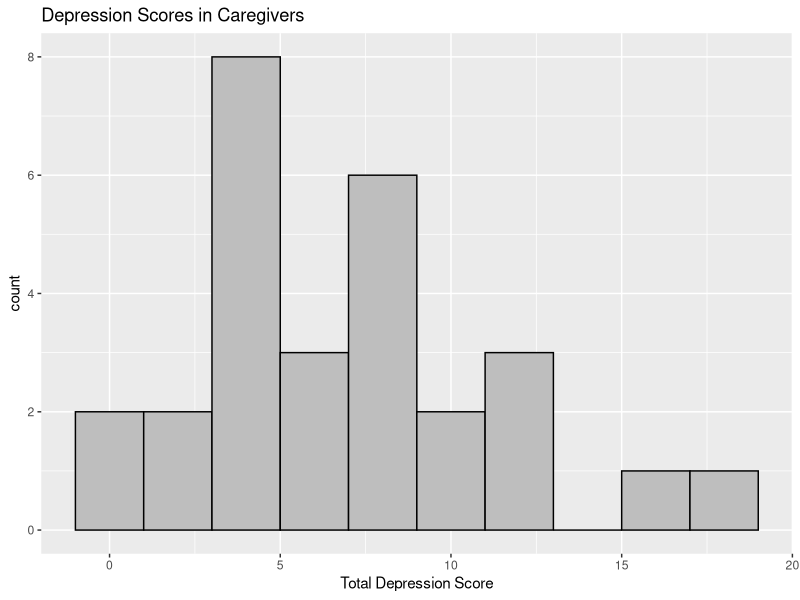
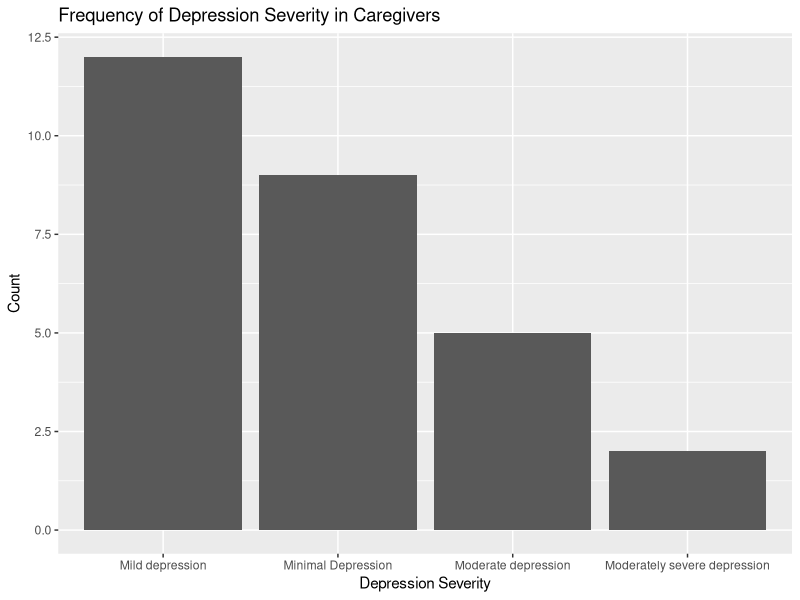
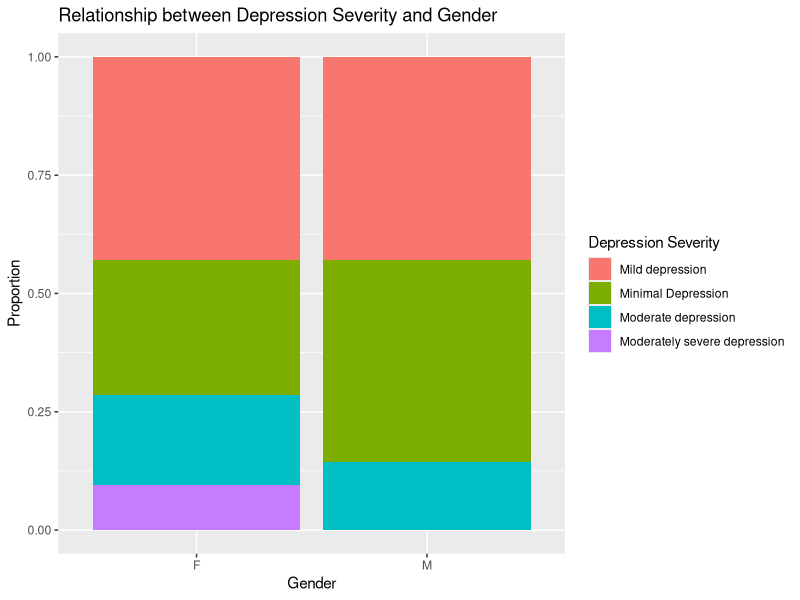
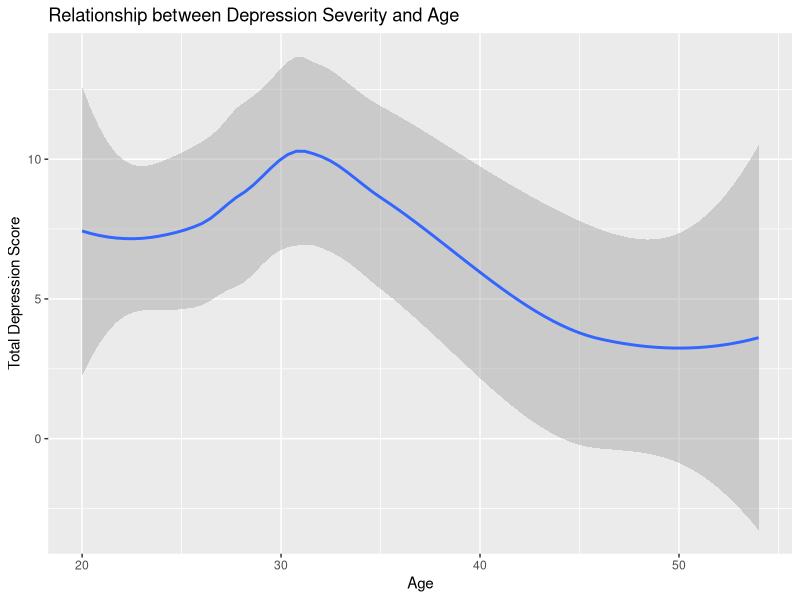
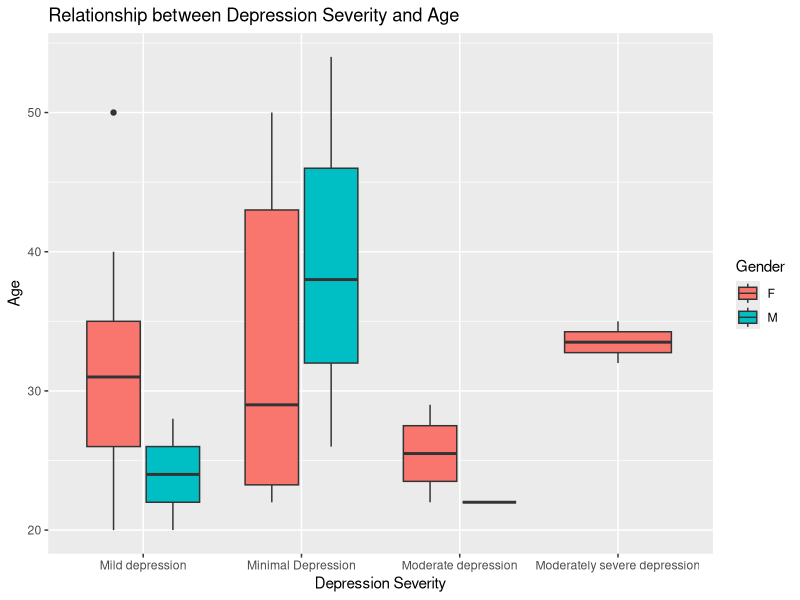
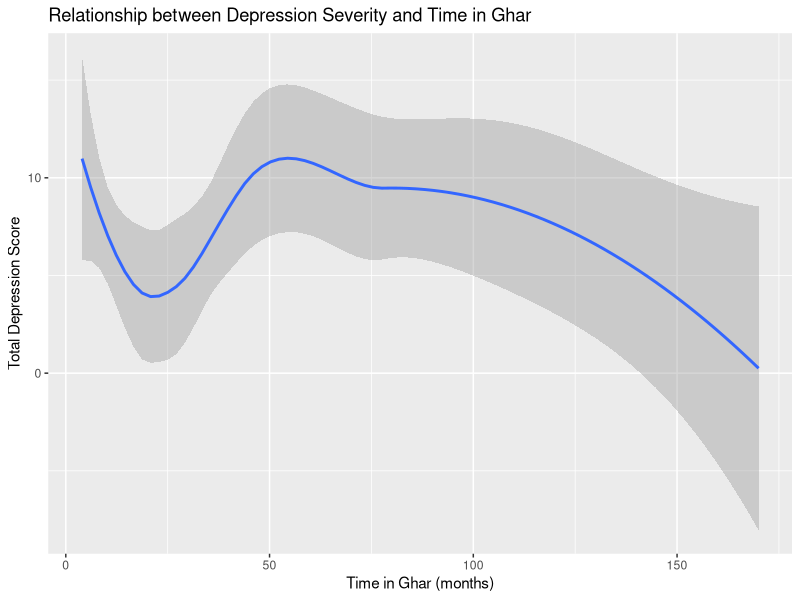
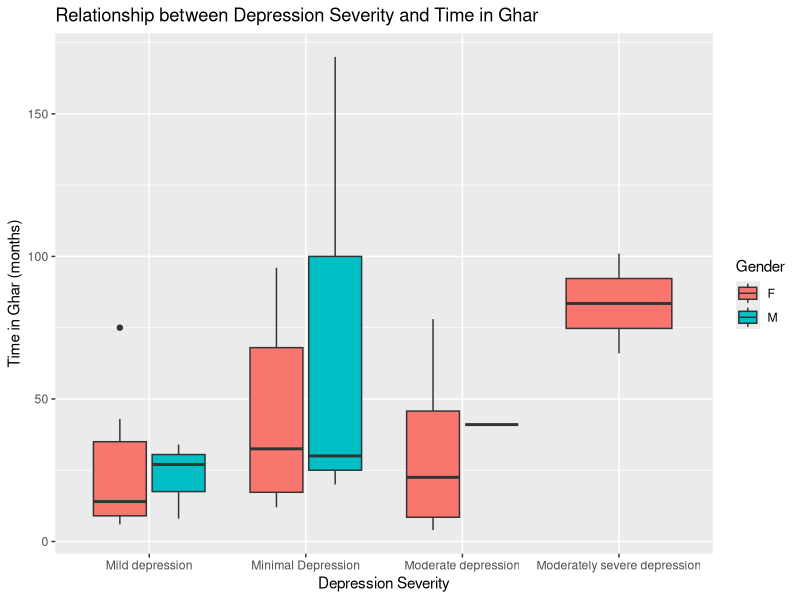
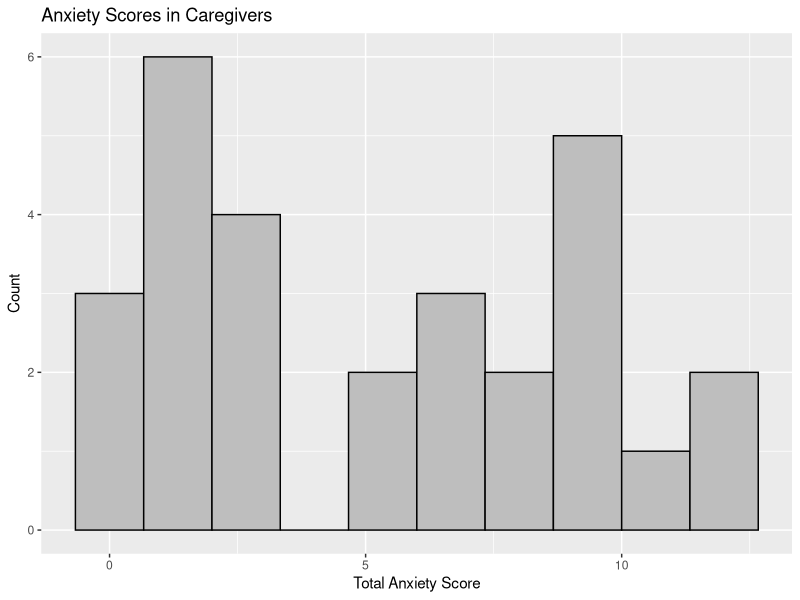

R code for these plots, in order:
## ---- chunk 1
knitr::opts_chunk$set(echo = TRUE)
## ---- chunk 2
library(tidyverse)
library(readr)
library(broom)
library(knitr)
library(skimr)
## ---- chunk 3
phq9 <- read_csv("Caregiver PHQ9.csv")
phq9 <- as.tibble(phq9)
## ---- chunk 4

ggplot(data = phq9, aes(x = `Total: Used to see severity of depressive disorder`)) + 
  geom_histogram( bins = 10, color = "black", fill = "gray") +
  labs(title = "Depression Scores in Caregivers", x = "Total Depression Score")


ggplot(data = phq9, aes(x = `Depression Severity` )) + 
  geom_bar() +
  labs(title = "Frequency of Depression Severity in Caregivers", y = "Count")


ggplot(data=phq9, mapping = aes(fill= `Depression Severity`, x=`Gender`)) + 
  geom_bar(position="fill") +
  labs(title="Relationship between Depression Severity and Gender", y ="Proportion", x = "Gender", fill = "Depression Severity")


ggplot( data = phq9, aes(x = `Age`, y =  `Total: Used to see severity of depressive disorder` )) +
  geom_smooth() +
  labs(title = "Relationship between Depression Severity and Age", x = "Age", y = "Total Depression Score")

ggplot( data = phq9, aes( x = `Depression Severity`, y = `Age`, fill = `Gender`)) + 
  geom_boxplot() + 
  labs(title = "Relationship between Depression Severity and Age")


ggplot( data = phq9, aes(x = `Time in Ghar`, y = `Total: Used to see severity of depressive disorder`)) +
  geom_smooth() +
  labs(title = "Relationship between Depression Severity and Time in Ghar", x = "Time in Ghar (months)", y = "Total Depression Score")

ggplot( data = phq9, aes( x = `Depression Severity`, y = `Time in Ghar`, fill = `Gender`)) + 
  geom_boxplot() + 
  labs(title = "Relationship between Depression Severity and Time in Ghar", y = "Time in Ghar (months)")
## ---- chunk 5
summary(phq9$`Total: Used to see severity of depressive disorder`)
## ---- chunk 6
sd(phq9$`Total: Used to see severity of depressive disorder`)
## ---- chunk 7
gad7 <- read_csv("Caregiver GAD-7.csv")
gad7 <- as.tibble(gad7)
gad7 <- gad7[-c(29, 30), ]
view(gad7)
## ---- chunk 8

ggplot(data = gad7, aes(x = `Scores`)) + 
  geom_histogram(bins = 10,color = "black", fill = "gray") +
  labs(title = "Anxiety Scores in Caregivers", x = "Total Anxiety Score", y = "Count")


ggplot(data = gad7, aes(x = `Anxiety Severity` )) + 
  geom_bar() +
  labs(title = "Frequency of Anxiety Severity in Caregivers", y = "Count")

ggplot(data= gad7, mapping = aes(fill= `Anxiety Severity`, x=`Gender`)) + 
  geom_bar(position="fill") +
  labs(title="Relationship between Anxiety Severity and Gender", y ="Proportion", x = "Gender", fill = "Anxiety Severity")


ggplot(data = gad7, aes(x = `Age`, y = `Scores`)) +
  geom_smooth() +
  labs(title = "Relationship between Age and Total Anxiety Scores", x= "Age", y = "Total Anxiety Scores")

ggplot( data = gad7, aes( x = `Anxiety Severity`, y = `Age`, fill = `Gender`)) + 
  geom_boxplot() + 
  labs(title = "Relationship between Anxiety Severity and Age", y = "Age")


ggplot(data = gad7, aes(x = `Time in Ghar`, y = `Scores`)) +
  geom_smooth() +
  labs(title = "Relationship between Time in Ghar and Total Anxiety Scores", x= "Time in Ghar (Months)", y = "Total Anxiety Scores")

ggplot( data = gad7, aes( x = `Anxiety Severity`, y = `Time in Ghar`, fill = `Gender`)) + 
  geom_boxplot() + 
  labs(title = "Relationship between Anxiety Severity and Time in Ghar", y = "Time in Ghar (months)")
## ---- chunk 9
summary(gad7$`Scores`)
## ---- chunk 10
sd(gad7$`Scores`)
## ---- chunk 11
obi <- read_csv("Caregiver OBI.csv")
obi <- obi[-c(29, 30), ]
obi$`Average Burnout Score` <- (obi$`Overall Sum` / 16)
view(obi)
## ---- chunk 12

ggplot(data = obi, aes(x = `Average Burnout Score`)) + 
  geom_histogram(bins = 10,color = "black", fill = "gray") +
  labs(title = "Average Burnout Scores in Caregivers", x = "Average Burnout Score", y = "Count")

ggplot(data = obi, aes(x = `Disengagement Mean`)) + 
  geom_histogram(bins = 10,color = "black", fill = "gray") +
  labs(title = "Mean Disengagement Scores in Caregivers", x = "Mean Disengagement Score", y = "Count")

ggplot(data = obi, aes(x = `Exhaustion Mean`)) + 
  geom_histogram(bins = 10,color = "black", fill = "gray") +
  labs(title = "Mean Exhaustion Scores in Caregivers", x = "Mean Exhaustion Score", y = "Count")

ggplot(data = obi, aes(x = `Gender`, y = `Average Burnout Score`, fill = `Gender`)) + 
  geom_boxplot() +
  labs(title = "Relationship between Average Burnout Scores and Gender", x = "Average Burnout Score", y = "Gender", fill = "Gender")

ggplot(data = obi, aes(x = `Gender`, y = `Disengagement Mean`, fill = `Gender`)) + 
  geom_boxplot() +
  labs(title = "Relationship between Mean Disengagement Scores and Gender", x = " Mean Disengagement Scores", y = "Gender", fill = "Gender")

ggplot(data = obi, aes(x = `Gender`, y = `Exhaustion Mean`, fill = `Gender`)) + 
  geom_boxplot() +
  labs(title = "Relationship between Mean Exhaustion Scores and Gender", x = " Mean Exhaustion Scores", y = "Gender", fill = "Gender")

ggplot(data = obi, aes(x = `Age`, y = `Average Burnout Score`)) +
  geom_smooth() +
  labs(title = "Relationship between Age and Average Burnout Scores", x= "Age", y = "Average Burnout Scores")

ggplot(data = obi, aes(x = `Age`, y = `Disengagement Mean`)) +
  geom_smooth() +
  labs(title = "Relationship between Age and Mean Disengagement Scores", x= "Age", y = "Mean Disengagement Scores")

ggplot(data = obi, aes(x = `Age`, y = `Exhaustion Mean`)) +
  geom_smooth() +
  labs(title = "Relationship between Age and Mean Exhaustion Scores", x= "Age", y = "Mean Exhaustion Scores")

ggplot(data = obi, aes(x = `Time in Ghar`, y = `Average Burnout Score`)) +
  geom_smooth() +
  labs(title = "Relationship between Time in Ghar and Overall Burnout Scores", x= "Time in Ghar (months)", y = "Overall Burnout Scores")

ggplot(data = obi, aes(x = `Time in Ghar`, y = `Disengagement Mean`)) +
  geom_smooth() +
  labs(title = "Relationship between Time in Ghar and Mean Disengagement Scores", x= "Time in Ghar(months)", y = "Mean Disengagement Scores")

ggplot(data = obi, aes(x = `Time in Ghar`, y = `Exhaustion Mean`)) +
  geom_smooth() +
  labs(title = "Relationship between Time in Ghar and Mean Exhaustion Scores", x= "Time in Ghar (months)", y = "Mean Exhaustion Scores")

## ---- chunk 13
summary(obi$`Average Burnout Score`)
## ---- chunk 14
sd(obi$`Average Burnout Score`)
## ---- chunk 15
summary(obi$`Disengagement Mean`)
## ---- chunk 16
sd(obi$`Disengagement Mean`)
## ---- chunk 17
summary(obi$`Exhaustion Mean`)
## ---- chunk 18
sd(obi$`Exhaustion Mean`)
## ---- chunk 19
mhc <- read_csv("Caregiver MHC-SF.csv")
mhc <- mhc[-c(29, 30), ]
mhc$`Overall Average` <- (mhc$`Overall` / 14)
view(mhc)
## ---- chunk 20

ggplot(data = mhc, aes(x = `Overall Average`)) + 
  geom_histogram(bins = 10,color = "black", fill = "gray") +
  labs(title = "Average Overall Wellbeing Scores in Caregivers", x = "Average Mental Wellbeing Score", y = "Count")

ggplot(data = mhc, aes(x = `EWB Average`)) + 
  geom_histogram(bins = 10,color = "black", fill = "gray") +
  labs(title = "Average Emotional Wellbeing in Caregivers", x = "Average Emotional Wellbeing Score", y = "Count")

ggplot(data = mhc, aes(x = `SWB Average`)) + 
  geom_histogram(bins = 10,color = "black", fill = "gray") +
  labs(title = "Average Social Wellbeing in Caregivers", x = "Average Social Wellbeing Score", y = "Count")

ggplot(data = mhc, aes(x = `PWB Average`)) + 
  geom_histogram(bins = 10,color = "black", fill = "gray") +
  labs(title = "Average Psychological Wellbeing in Caregivers", x = "Average Psychological Wellbeing Score", y = "Count")

ggplot(data = mhc, aes(x = `Gender`, y = `Overall Average`, fill = `Gender`)) + 
  geom_boxplot() +
  labs(title = "Relationship between Average Mental Wellbeing Scores and Gender", x = "Average Mental Wellbeing Score", y = "Gender", fill = "Gender")

ggplot(data = mhc, aes(x = `Gender`, y = `EWB Average`, fill = `Gender`)) + 
  geom_boxplot() +
  labs(title = "Relationship between Average Emotional Wellbeing and Gender", x = "Average Emotional Wellbeing Scores", y = "Gender", fill = "Gender")

ggplot(data = mhc, aes(x = `Gender`, y = `SWB Average`, fill = `Gender`)) + 
  geom_boxplot() +
  labs(title = "Relationship between Average Social Wellbeing and Gender", x = "Average Social Wellbeing Scores", y = "Gender", fill = "Gender")

ggplot(data = mhc, aes(x = `Gender`, y = `PWB Average`, fill = `Gender`)) + 
  geom_boxplot() +
  labs(title = "Relationship between Average Psychological Wellbeing and Gender", x = "Average Psychological Wellbeing Scores", y = "Gender", fill = "Gender")

ggplot(data = mhc, aes(x = `Age`, y = `Overall Average`)) +
  geom_smooth() +
  labs(title = "Relationship between Age and Average Mental Wellbeing", x= "Age", y = "Average Mental Wellbeing Scores")

ggplot(data = mhc, aes(x = `Age`, y = `EWB Average`)) +
  geom_smooth() +
  labs(title = "Relationship between Age and Average Emotional Wellbeing", x= "Age", y = "Average Emotional Wellbeing Scores")

ggplot(data = mhc, aes(x = `Age`, y = `SWB Average`)) +
  geom_smooth() +
  labs(title = "Relationship between Age and Average Social Wellbeing", x= "Age", y = "Average Social Wellbeing Scores")

ggplot(data = mhc, aes(x = `Age`, y = `PWB Average`)) +
  geom_smooth() +
  labs(title = "Relationship between Age and Average Pscyhological Wellbeing", x= "Age", y = "Average Psychological Wellbeing Scores")

ggplot(data = mhc, aes(x = `Time in Ghar in Months`, y = `Overall Average`)) +
  geom_smooth() +
  labs(title = "Relationship between Time in Ghar and Overall Mental Wellbeing", x= "Time in Ghar (months)", y = "Overall Mental Wellbeing Scores")

ggplot(data = mhc, aes(x = `Time in Ghar in Months`, y = `EWB Average`)) +
  geom_smooth() +
  labs(title = "Relationship between Time in Ghar and Average Emotional Wellbeing", x= "Time in Ghar(months)", y = "Average Emotional Wellbeing Scores")

ggplot(data = mhc, aes(x = `Time in Ghar in Months`, y = `SWB Average`)) +
  geom_smooth() +
  labs(title = "Relationship between Time in Ghar and Average Social Wellbeing", x= "Time in Ghar(months)", y = "Average Social Wellbeing Scores")

ggplot(data = mhc, aes(x = `Time in Ghar in Months`, y = `PWB Average`)) +
  geom_smooth() +
  labs(title = "Relationship between Time in Ghar and Average Psychological Wellbeing", x= "Time in Ghar(months)", y = "Average Psychological Wellbeing Scores")
## ---- chunk 21
summary(mhc$`Overall Average`)
## ---- chunk 22
sd(mhc$`Overall Average`)
## ---- chunk 23
summary(mhc$`EWB Average`)
## ---- chunk 24
sd(mhc$`EWB Average`)
## ---- chunk 25
summary(mhc$`SWB Average`)
## ---- chunk 26
sd(mhc$`SWB Average`)
## ---- chunk 27
summary(mhc$`PWB Average`)
## ---- chunk 28
sd(mhc$`PWB Average`)
